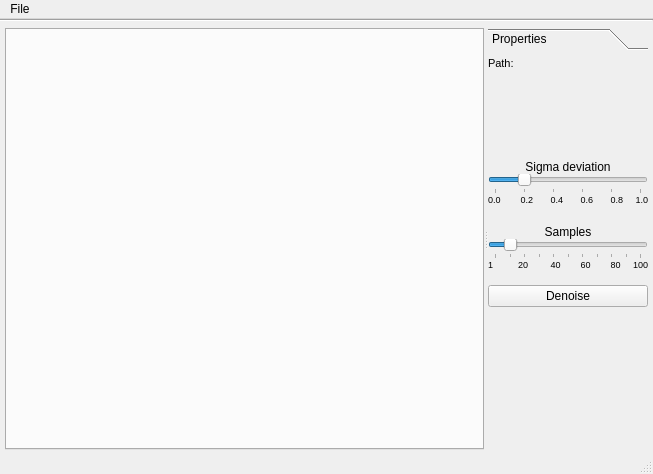
<?xml version="1.0" encoding="UTF-8"?>
<ui version="4.0">
 <class>MainWindow</class>
 <widget class="QMainWindow" name="MainWindow">
  <property name="windowModality">
   <enum>Qt::NonModal</enum>
  </property>
  <property name="geometry">
   <rect>
    <x>0</x>
    <y>0</y>
    <width>653</width>
    <height>474</height>
   </rect>
  </property>
  <property name="minimumSize">
   <size>
    <width>0</width>
    <height>50</height>
   </size>
  </property>
  <property name="windowTitle">
   <string>Document Viewer</string>
  </property>
  <property name="layoutDirection">
   <enum>Qt::LeftToRight</enum>
  </property>
  <widget class="QWidget" name="centralwidget">
   <property name="sizePolicy">
    <sizepolicy hsizetype="Expanding" vsizetype="Expanding">
     <horstretch>0</horstretch>
     <verstretch>0</verstretch>
    </sizepolicy>
   </property>
   <layout class="QVBoxLayout" name="verticalLayout_4">
    <property name="leftMargin">
     <number>0</number>
    </property>
    <property name="topMargin">
     <number>0</number>
    </property>
    <property name="rightMargin">
     <number>0</number>
    </property>
    <property name="bottomMargin">
     <number>0</number>
    </property>
    <item>
     <widget class="Line" name="line_main">
      <property name="sizePolicy">
       <sizepolicy hsizetype="Preferred" vsizetype="Fixed">
        <horstretch>0</horstretch>
        <verstretch>0</verstretch>
       </sizepolicy>
      </property>
      <property name="minimumSize">
       <size>
        <width>0</width>
        <height>0</height>
       </size>
      </property>
      <property name="maximumSize">
       <size>
        <width>16777215</width>
        <height>16777215</height>
       </size>
      </property>
      <property name="sizeIncrement">
       <size>
        <width>0</width>
        <height>0</height>
       </size>
      </property>
      <property name="orientation">
       <enum>Qt::Horizontal</enum>
      </property>
     </widget>
    </item>
    <item>
     <widget class="QWidget" name="horizontal_layout_renderer" native="true">
      <property name="minimumSize">
       <size>
        <width>0</width>
        <height>100</height>
       </size>
      </property>
      <layout class="QHBoxLayout" name="horizontalLayout_2">
       <property name="spacing">
        <number>2</number>
       </property>
       <property name="leftMargin">
        <number>5</number>
       </property>
       <property name="topMargin">
        <number>0</number>
       </property>
       <property name="rightMargin">
        <number>5</number>
       </property>
       <property name="bottomMargin">
        <number>2</number>
       </property>
       <item>
        <widget class="QSplitter" name="splitter_main">
         <property name="lineWidth">
          <number>1</number>
         </property>
         <property name="orientation">
          <enum>Qt::Horizontal</enum>
         </property>
         <property name="childrenCollapsible">
          <bool>true</bool>
         </property>
         <widget class="qview::ImageTabViewWidget" name="tab_widget_img">
          <property name="sizePolicy">
           <sizepolicy hsizetype="Expanding" vsizetype="Expanding">
            <horstretch>1</horstretch>
            <verstretch>0</verstretch>
           </sizepolicy>
          </property>
          <property name="maximumSize">
           <size>
            <width>16777215</width>
            <height>16777215</height>
           </size>
          </property>
          <property name="toolTip">
           <string/>
          </property>
          <property name="tabPosition">
           <enum>QTabWidget::North</enum>
          </property>
          <property name="currentIndex">
           <number>-1</number>
          </property>
          <property name="elideMode">
           <enum>Qt::ElideMiddle</enum>
          </property>
         </widget>
         <widget class="QToolBox" name="tool_box_property">
          <property name="sizePolicy">
           <sizepolicy hsizetype="Preferred" vsizetype="Expanding">
            <horstretch>0</horstretch>
            <verstretch>0</verstretch>
           </sizepolicy>
          </property>
          <property name="minimumSize">
           <size>
            <width>120</width>
            <height>0</height>
           </size>
          </property>
          <property name="maximumSize">
           <size>
            <width>16777215</width>
            <height>16777215</height>
           </size>
          </property>
          <property name="baseSize">
           <size>
            <width>120</width>
            <height>0</height>
           </size>
          </property>
          <property name="currentIndex">
           <number>0</number>
          </property>
          <widget class="QWidget" name="page_properties">
           <property name="geometry">
            <rect>
             <x>0</x>
             <y>0</y>
             <width>150</width>
             <height>388</height>
            </rect>
           </property>
           <property name="sizePolicy">
            <sizepolicy hsizetype="Fixed" vsizetype="Preferred">
             <horstretch>0</horstretch>
             <verstretch>0</verstretch>
            </sizepolicy>
           </property>
           <property name="minimumSize">
            <size>
             <width>120</width>
             <height>0</height>
            </size>
           </property>
           <property name="baseSize">
            <size>
             <width>130</width>
             <height>0</height>
            </size>
           </property>
           <attribute name="label">
            <string>Properties</string>
           </attribute>
           <layout class="QVBoxLayout" name="vertical_layout_page">
            <property name="leftMargin">
             <number>0</number>
            </property>
            <property name="topMargin">
             <number>0</number>
            </property>
            <property name="rightMargin">
             <number>0</number>
            </property>
            <property name="bottomMargin">
             <number>0</number>
            </property>
            <item>
             <widget class="QWidget" name="form_layout_properties" native="true">
              <property name="maximumSize">
               <size>
                <width>16777215</width>
                <height>80</height>
               </size>
              </property>
              <layout class="QFormLayout" name="formLayout">
               <property name="horizontalSpacing">
                <number>1</number>
               </property>
               <property name="verticalSpacing">
                <number>2</number>
               </property>
               <property name="leftMargin">
                <number>0</number>
               </property>
               <property name="topMargin">
                <number>0</number>
               </property>
               <property name="rightMargin">
                <number>0</number>
               </property>
               <property name="bottomMargin">
                <number>0</number>
               </property>
               <item row="0" column="0">
                <widget class="QLabel" name="label_img">
                 <property name="font">
                  <font>
                   <pointsize>8</pointsize>
                  </font>
                 </property>
                 <property name="text">
                  <string>Path:</string>
                 </property>
                </widget>
               </item>
               <item row="0" column="1">
                <widget class="QLabel" name="label_path">
                 <property name="text">
                  <string/>
                 </property>
                </widget>
               </item>
              </layout>
             </widget>
            </item>
            <item alignment="Qt::AlignTop">
             <widget class="QWidget" name="verticalWidget" native="true">
              <property name="minimumSize">
               <size>
                <width>150</width>
                <height>0</height>
               </size>
              </property>
              <layout class="QVBoxLayout" name="verticalLayout">
               <property name="leftMargin">
                <number>0</number>
               </property>
               <property name="rightMargin">
                <number>0</number>
               </property>
               <item alignment="Qt::AlignTop">
                <widget class="QWidget" name="gridWidget" native="true">
                 <property name="minimumSize">
                  <size>
                   <width>0</width>
                   <height>110</height>
                  </size>
                 </property>
                 <layout class="QGridLayout" name="gridLayout">
                  <property name="leftMargin">
                   <number>0</number>
                  </property>
                  <property name="rightMargin">
                   <number>0</number>
                  </property>
                  <property name="spacing">
                   <number>0</number>
                  </property>
                  <item row="5" column="0">
                   <widget class="QLabel" name="label_3">
                    <property name="layoutDirection">
                     <enum>Qt::LeftToRight</enum>
                    </property>
                    <property name="text">
                     <string>Samples</string>
                    </property>
                    <property name="alignment">
                     <set>Qt::AlignCenter</set>
                    </property>
                   </widget>
                  </item>
                  <item row="1" column="0">
                   <widget class="QSlider" name="slider_dev">
                    <property name="maximum">
                     <number>100</number>
                    </property>
                    <property name="singleStep">
                     <number>20</number>
                    </property>
                    <property name="pageStep">
                     <number>20</number>
                    </property>
                    <property name="value">
                     <number>20</number>
                    </property>
                    <property name="tracking">
                     <bool>true</bool>
                    </property>
                    <property name="orientation">
                     <enum>Qt::Horizontal</enum>
                    </property>
                    <property name="invertedAppearance">
                     <bool>false</bool>
                    </property>
                    <property name="invertedControls">
                     <bool>false</bool>
                    </property>
                    <property name="tickPosition">
                     <enum>QSlider::TicksBelow</enum>
                    </property>
                    <property name="tickInterval">
                     <number>20</number>
                    </property>
                   </widget>
                  </item>
                  <item row="6" column="0">
                   <widget class="QSlider" name="slider_samples">
                    <property name="maximum">
                     <number>100</number>
                    </property>
                    <property name="singleStep">
                     <number>10</number>
                    </property>
                    <property name="value">
                     <number>10</number>
                    </property>
                    <property name="orientation">
                     <enum>Qt::Horizontal</enum>
                    </property>
                    <property name="tickPosition">
                     <enum>QSlider::TicksBelow</enum>
                    </property>
                    <property name="tickInterval">
                     <number>10</number>
                    </property>
                   </widget>
                  </item>
                  <item row="3" column="0">
                   <widget class="QLabel" name="label_4">
                    <property name="font">
                     <font>
                      <pointsize>7</pointsize>
                     </font>
                    </property>
                    <property name="text">
                     <string>0.0        0.2       0.4       0.6       0.8     1.0</string>
                    </property>
                    <property name="textFormat">
                     <enum>Qt::PlainText</enum>
                    </property>
                    <property name="alignment">
                     <set>Qt::AlignLeading|Qt::AlignLeft|Qt::AlignTop</set>
                    </property>
                   </widget>
                  </item>
                  <item row="7" column="0">
                   <widget class="QLabel" name="label_5">
                    <property name="font">
                     <font>
                      <pointsize>7</pointsize>
                     </font>
                    </property>
                    <property name="text">
                     <string>1          20         40        60        80     100</string>
                    </property>
                    <property name="margin">
                     <number>3</number>
                    </property>
                   </widget>
                  </item>
                  <item row="0" column="0" alignment="Qt::AlignTop">
                   <widget class="QLabel" name="label_2">
                    <property name="minimumSize">
                     <size>
                      <width>0</width>
                      <height>0</height>
                     </size>
                    </property>
                    <property name="layoutDirection">
                     <enum>Qt::LeftToRight</enum>
                    </property>
                    <property name="text">
                     <string>Sigma deviation</string>
                    </property>
                    <property name="alignment">
                     <set>Qt::AlignCenter</set>
                    </property>
                   </widget>
                  </item>
                  <item row="4" column="0">
                   <spacer name="horizontalSpacer">
                    <property name="orientation">
                     <enum>Qt::Horizontal</enum>
                    </property>
                    <property name="sizeHint" stdset="0">
                     <size>
                      <width>40</width>
                      <height>20</height>
                     </size>
                    </property>
                   </spacer>
                  </item>
                 </layout>
                </widget>
               </item>
               <item>
                <widget class="QPushButton" name="button_denoise">
                 <property name="text">
                  <string>Denoise</string>
                 </property>
                </widget>
               </item>
              </layout>
             </widget>
            </item>
           </layout>
          </widget>
         </widget>
        </widget>
       </item>
      </layout>
     </widget>
    </item>
   </layout>
  </widget>
  <widget class="QMenuBar" name="menubar">
   <property name="geometry">
    <rect>
     <x>0</x>
     <y>0</y>
     <width>653</width>
     <height>22</height>
    </rect>
   </property>
   <widget class="QMenu" name="menu_file">
    <property name="title">
     <string>File</string>
    </property>
    <addaction name="action_load"/>
    <addaction name="separator"/>
    <addaction name="action_save_as"/>
    <addaction name="separator"/>
    <addaction name="action_exit"/>
    <addaction name="separator"/>
   </widget>
   <addaction name="menu_file"/>
  </widget>
  <widget class="QStatusBar" name="statusbar_info"/>
  <action name="action_exit">
   <property name="text">
    <string>Exit</string>
   </property>
  </action>
  <action name="action_load_document_list">
   <property name="text">
    <string>Load document list</string>
   </property>
  </action>
  <action name="action">
   <property name="text">
    <string>Load document</string>
   </property>
  </action>
  <action name="action_save">
   <property name="text">
    <string>Save</string>
   </property>
  </action>
  <action name="action_save_as">
   <property name="text">
    <string>Save as...</string>
   </property>
  </action>
  <action name="action_load">
   <property name="text">
    <string>Load</string>
   </property>
  </action>
 </widget>
 <customwidgets>
  <customwidget>
   <class>qview::ImageTabViewWidget</class>
   <extends>QTabWidget</extends>
   <header>image_tab_widget.h</header>
   <container>1</container>
  </customwidget>
 </customwidgets>
 <resources/>
 <connections/>
</ui>
